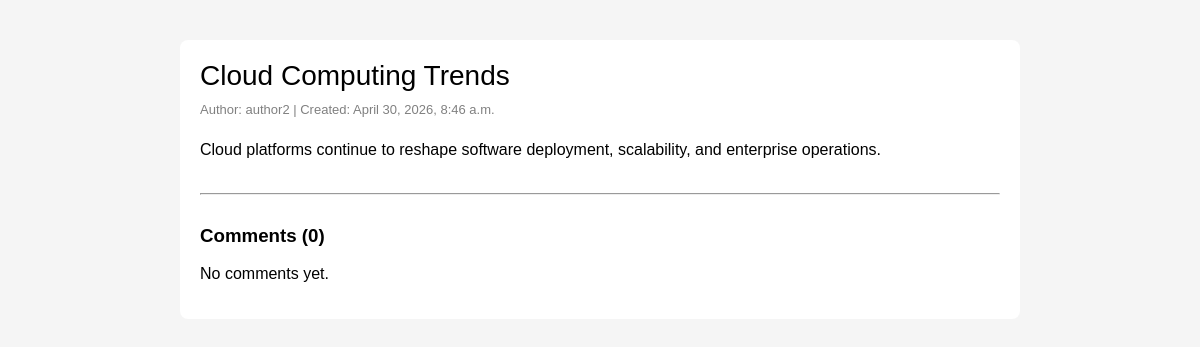
The app's page /article/9/ with its own data.
### articles/models.py (models this page shows, shortened)
class Article(models.Model):
    category = models.ForeignKey(Category, on_delete=models.CASCADE)
    title = models.CharField(max_length=200, unique=True)
    author = models.ForeignKey(User, on_delete=models.CASCADE)
    content = models.TextField()
    created = models.DateTimeField(auto_now_add=True)
    updated = models.DateTimeField(auto_now=True)

### articles/views.py (the view)
# urls.py: path('article/<int:pk>/', views.article_page, name='article_page'),
def article_page(request, pk):
    article = get_object_or_404(Article, pk=pk)
    comments = Comment.objects.filter(article=article).order_by('-created')
    return render(request, 'article_page.html', {
        'article': article,
        'comments': comments
    })

### templates/article_page.html (shortened to what this page needs)
<!DOCTYPE html>
<html lang="en">
<head>
</head>
<body>
<div class="container">
    <div class="article-title">{{ article.title }}</div>
    <div class="meta">
        Author: {{ article.author }} |
        Created: {{ article.created }}
    </div>
    <div class="content">
        {{ article.content }}
    </div>
    <hr>
    <h3>Comments ({{ comments|length }})</h3>
    {% for comment in comments %}
        <div class="comment">
            <form method="post" action="{% url 'delete_comment' comment.id %}">
                {% csrf_token %}
                <button type="submit" class="delete-btn">Delete</button>
            </form>
            <div class="comment-author">
                {{ comment.author }}
            </div>
            <div class="comment-date">
                {{ comment.created }}
            </div>
            <div class="comment-content">
                {{ comment.content }}
            </div>
        </div>
    {% empty %}
        <p>No comments yet.</p>
    {% endfor %}
</div>
</body>
</html>

### templates/article_page.html (style rules this page uses)
body { font-family: Arial; margin: 40px; background: #f5f5f5; }
.container { max-width: 800px; margin: auto; background: white; padding: 20px; border-radius: 8px; }
.article-title { font-size: 28px; margin-bottom: 10px; }
.meta { color: gray; font-size: 13px; margin-bottom: 10px; }
.content { margin-bottom: 30px; line-height: 1.6; }
h3 { margin-top: 30px; }

### records on screen
Article: title "Cloud Computing Trends", author "author2", created "April 30, 2026, 8:46 a.m.", content "Cloud platforms continue to reshape software deployment, scalability, and enterprise operations."

### other values on screen
{{ comments|length }} "0"
